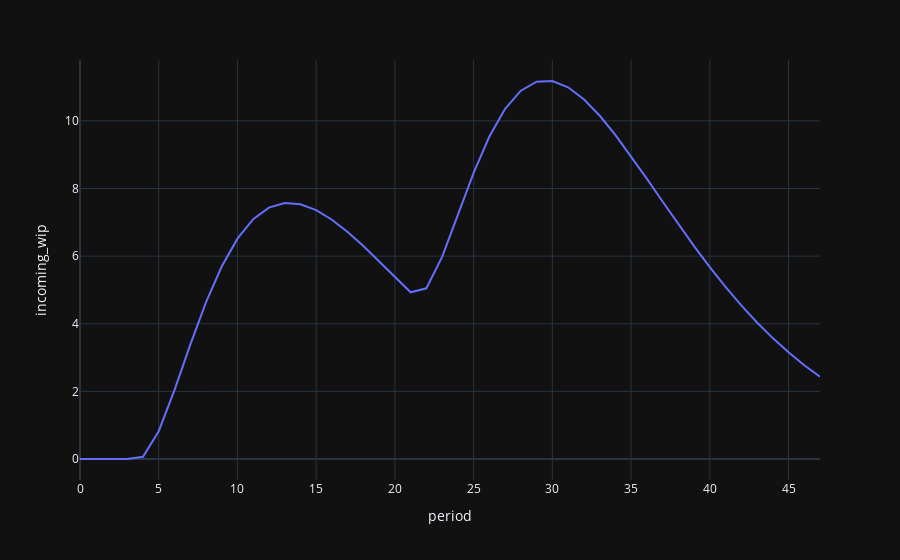

Notebook code cell kept with this figure:
### Code cell
plot_incoming_wip_df = pd.DataFrame({'incoming_wip': incoming_wip, 'period': range(len(incoming_wip))})
fig = px.line(plot_incoming_wip_df, x='period', y='incoming_wip')
fig.show()

### Figure 1 — Plotly figure (JSON) as saved in the notebook; plotly's stock layout.template omitted (floating-point values rounded to 4 significant figures)
{"data": [{"hovertemplate": "period=%{x}<br>incoming_wip=%{y}<extra></extra>", "legendgroup": "", "line": {"color": "#636efa", "dash": "solid"}, "mode": "lines", "name": "", "orientation": "v", "showlegend": false, "type": "scatter", "x": [0, 1, 2, 3, 4, 5, 6, 7, 8, 9, 10, 11, 12, 13, 14, 15, 16, 17, 18, 19, 20, 21, 22, 23, 24, 25, 26, 27, 28, 29, 30, 31, 32, 33, 34, 35, 36, 37, 38, 39, 40, 41, 42, 43, 44, 45, 46, 47], "xaxis": "x", "y": [0.0, 0.0, 0.0, 0.0, 0.0644, 0.8223, 2.04, 3.376, 4.63, 5.693, 6.517, 7.093, 7.436, 7.572, 7.536, 7.36, 7.076, 6.715, 6.3, 5.854, 5.393, 4.931, 5.048, 5.979, 7.22, 8.463, 9.536, 10.36, 10.89, 11.16, 11.18, 10.99, 10.64, 10.16, 9.586, 8.955, 8.291, 7.616, 6.947, 6.297, 5.676, 5.09, 4.543, 4.038, 3.575, 3.154, 2.774, 2.432], "yaxis": "y"}], "layout": {"legend": {"tracegroupgap": 0}, "margin": {"t": 60}, "xaxis": {"anchor": "y", "domain": [0.0, 1.0], "title": {"text": "period"}}, "yaxis": {"anchor": "x", "domain": [0.0, 1.0], "title": {"text": "incoming_wip"}}}}
